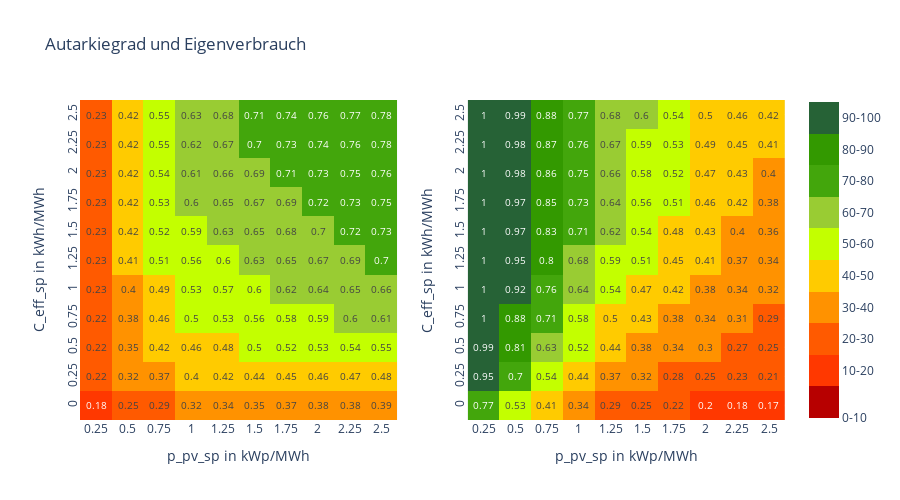

Notebook code for this chart:
### Code cell
fig= make_subplots(1,2)
fig.add_trace(go.Heatmap(x=df['p_pv'].values,
                                y=df['e_bat'].values,
                                z=df['autarkiegrad'].values,
                                text=df['autarkiegrad'].round(2),
                                texttemplate="%{text}",
                                textfont={"size":10},
                                coloraxis='coloraxis'
                                
),1,1)
fig.add_trace(go.Heatmap(x=df['p_pv'].values,
                                y=df['e_bat'].values,
                                z=df['eigenverbrauch'].values,
                                text=df['eigenverbrauch'].round(2),
                                texttemplate="%{text}",
                                textfont={"size":10},
                                coloraxis='coloraxis',
                                opacity=1,                                                       
),1,2)
fig.update_layout(title='Autarkiegrad und Eigenverbrauch',width=900.5,height=500,coloraxis = {'cmin':0,'cmax':1.0,'colorscale':colorscale,'colorbar':colorbar,'autocolorscale':False},)
fig.update_yaxes(tick0=0,dtick=0.25,tickangle=270,title='C_eff_sp in kWh/MWh')
fig.update_xaxes(tick0=0,dtick=0.25,title='p_pv_sp in kWp/MWh')
fig.show()
